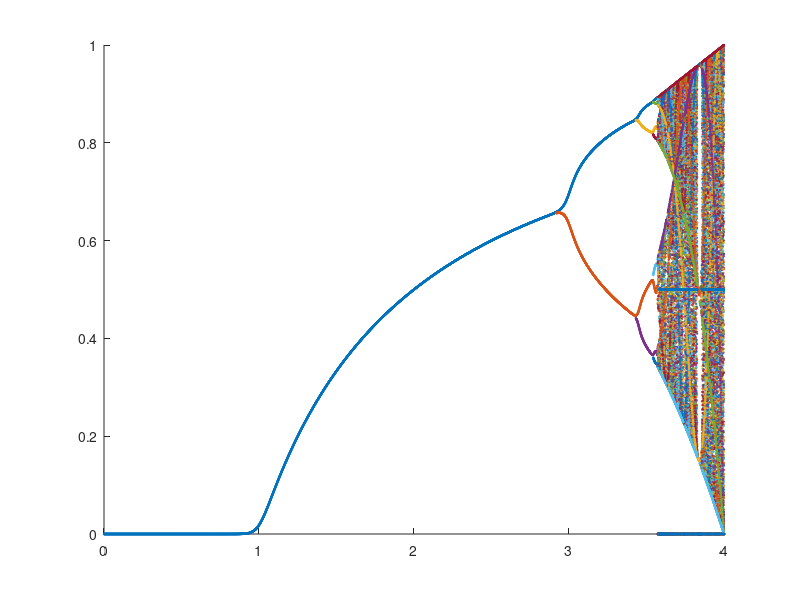

Recreate this plot in MATLAB.
% Modeling Growth

% Pn = lambaP(n-1)(1 - P(n-1))
clear;
clc;

format long;
seperations = 10000;
infin = 2: 1: 50;
max = 4;
lambda = linspace(0, max, seperations);
Po = 0.5;
pop = [];
n = 0;
for growth = lambda
    n = n + 1;
    m = 1;
    pop(n, 1) = Po;
    for iterate = infin
        pop(n, iterate) = growth * pop(n, iterate - 1) * (1 - pop(n, iterate - 1));
    end
end
fprintf('Populations Calculated\n');
constants = [];
for part = 1: 1: seperations
    count = 2;
    final = pop(part, end);
    constants(part, 1) = final;
    for point = 49: -1: 1
        if abs(final - pop(part, point)) <= 0.002
            break;
        else
            constants(part, count) = pop(part, point);
            count = count + 1;
        end
    end
end

fprintf('Constants Evaluated\n');

sizeConstants = size(constants);
grapher = [lambda; constants(:, 1)'];
hold on;
scatter(lambda, constants(:, 1)', 1)
for column = 2: 1: sizeConstants(2)
    column = column;
    set = constants(:, column);
    lambdaCopy = lambda;
    set = set';
    delete = 1;
    while delete <= size(set);
        if abs(set(delete)) <= 0.001;
            set(delete) = [];
            lambdaCopy(delete) = [];
            continue;
        end
        delete = delete + 1;
        
    end
    set;
    lambdaCopy;
    
    scatter(lambdaCopy, set, 1);
end